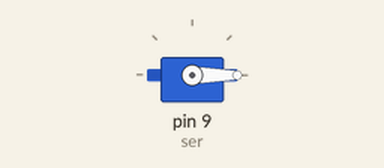
Simulated run of this sketch. Board: Arduino Uno, built with avr-gcc and run on an emulated ATmega328P. Parts: servo.

Above: at 0.05 s.
At 0.15 s:
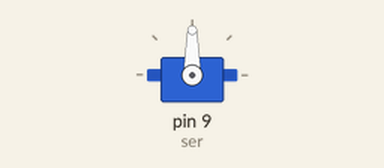
At 0.3 s:
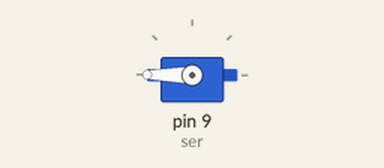
Timing chart, 0 to 3.0 s (numbered marks = the images above):
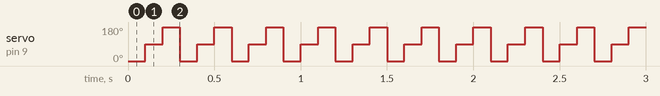

The sketch:

serve.ino
```cpp
#include <Servo.h>
int pos = 0;
Servo ser;
void setup() {
  // put your setup code here, to run once:
  ser.attach(9);
}
void loop() {
  // put your main code here, to run repeatedly:
  ser.write(0);
  delay(100);
  ser.write(90);
  delay(100);
  ser.write(180);
  delay(100);
}
```

Measured:
- by itself, servo on pin 9 (ser): repeats every 0.30 s: 180° 0.10 s, 0° 0.10 s, 90° 0.10 s
